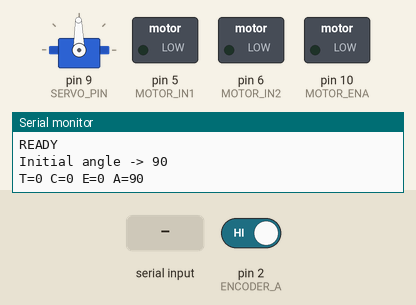
The sketch below on a simulated Arduino Uno, built with avr-gcc and run on an emulated ATmega328P. On the bench: servo, switched loads named in the sketch (green lamp = pin HIGH), the last lines printed to the serial monitor. Wiring (inferred from the names in the program): servo: signal pin 9. Inputs (shaded band) come from the test bench; at power-on: pin 2 (ENCODER_A) HIGH. The board resets itself during the run and starts again; servo pulses on a pin are drawn as a servo (544–2400 µs = 0–180°); pins used as bus, display or sensor lines are not drawn.

Above: at 1.2 s.
1.3 s: "UP\n" received over Serial
At 1.8 s:
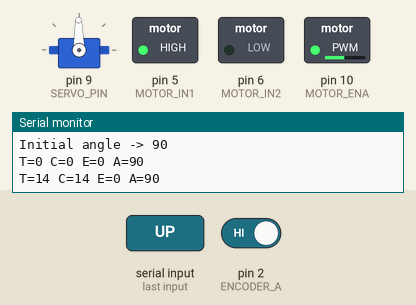
2.8 s: "RESET\n" received over Serial
At 3.2 s:
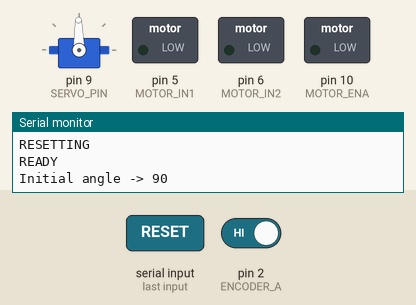
5.0 s: "DOWN\n" received over Serial
At 5.8 s:
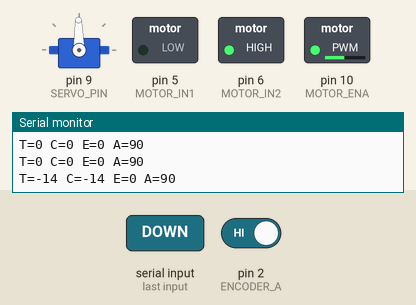
6.5 s: "DOWN\n" received over Serial
At 6.9 s:
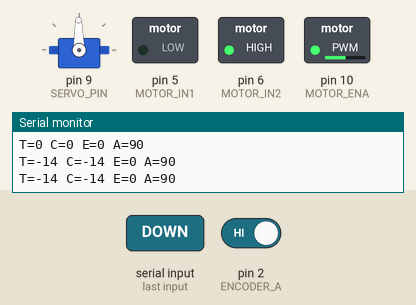
Timing chart, 0 to 26.0 s (numbered marks = the images above; inputs shaded):
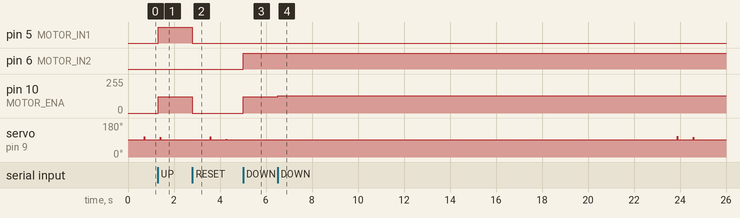

Measured:
- after the input at 1.3 s, pin 5 (MOTOR_IN1): LOW → HIGH at once; pin 10 (MOTOR_ENA): 0/255 → 122/255 at once
- after the input at 2.8 s, pin 5 (MOTOR_IN1): HIGH → LOW at once; pin 10 (MOTOR_ENA): 122/255 → 0/255 at once; servo on pin 9 (SERVO_PIN): 91° → 107° after 0.77 s, → 91° 0.02 s later, → 95° 0.68 s later, → 91° 0.02 s later
- after the input at 5.0 s, pin 6 (MOTOR_IN2): LOW → HIGH at once; pin 10 (MOTOR_ENA): 0/255 → 122/255 at once
- after the input at 6.5 s, pin 10 (MOTOR_ENA): 122/255 → 130/255 at once

The sketch:

Releop.ino
```cpp
#include <avr/wdt.h>

// =========================
// PIN DEFINITIONS
// =========================
const int SERVO_PIN   = 9;

const int MOTOR_IN1   = 5;
const int MOTOR_IN2   = 6;
const int MOTOR_ENA   = 10;

const int ENCODER_A   = 2;
const int ENCODER_B   = 3;

// =========================
// SERVO SETTINGS
// =========================
const int SERVO_CENTER       = 90;
const int SERVO_LEFT_LIMIT   = 60;
const int SERVO_RIGHT_LIMIT  = 120;
const int STEP_DEG           = 5;

// Servo pulse widths in microseconds
const int SERVO_MIN_US       = 1000;
const int SERVO_MAX_US       = 2000;
const unsigned long SERVO_FRAME_US = 20000UL;   // 20 ms

int currentAngle = SERVO_CENTER;
unsigned long lastServoFrameUs = 0;

// =========================
// MOTOR SETTINGS
// =========================
// Set this so UP means physical forward.
// If UP and DOWN are swapped after test, change true <-> false.
const bool FORWARD_IN1_HIGH = true;

const int STEP_CMD           = 14;
const int MAX_CMD            = 255;
const int RAMP_STEP          = 6;
const int RAMP_PERIOD_MS     = 10;
const int MIN_EFFECTIVE_PWM  = 115;
const int STOP_DEADBAND      = 3;

// =========================
// STATE
// =========================
volatile long encoderCount = 0;

int targetCmd = 0;
int currentCmd = 0;

String line = "";

unsigned long lastRampMs = 0;
unsigned long lastReportMs = 0;

// =========================
// ENCODER
// =========================
void encoderISR() {
  int a = digitalRead(ENCODER_A);
  int b = digitalRead(ENCODER_B);

  if (a == b) encoderCount++;
  else        encoderCount--;
}

// =========================
// HELPERS
// =========================
int clampInt(int v, int lo, int hi) {
  if (v < lo) return lo;
  if (v > hi) return hi;
  return v;
}

void stopMotorHard() {
  digitalWrite(MOTOR_IN1, LOW);
  digitalWrite(MOTOR_IN2, LOW);
  analogWrite(MOTOR_ENA, 0);
}

void zeroEncoder() {
  noInterrupts();
  encoderCount = 0;
  interrupts();
}

int angleToPulseUs(int angleDeg) {
  angleDeg = clampInt(angleDeg, 0, 180);
  long pulse = SERVO_MIN_US + ((long)angleDeg * (SERVO_MAX_US - SERVO_MIN_US)) / 180L;
  return (int)pulse;
}

void serviceServo() {
  unsigned long nowUs = micros();

  if (nowUs - lastServoFrameUs >= SERVO_FRAME_US) {
    lastServoFrameUs = nowUs;

    int pulseUs = angleToPulseUs(currentAngle);

    digitalWrite(SERVO_PIN, HIGH);
    delayMicroseconds(pulseUs);
    digitalWrite(SERVO_PIN, LOW);
  }
}

void goCenter() {
  currentAngle = SERVO_CENTER;
}

void stepLeft() {
  currentAngle -= STEP_DEG;
  if (currentAngle < SERVO_LEFT_LIMIT) currentAngle = SERVO_LEFT_LIMIT;
}

void stepRight() {
  currentAngle += STEP_DEG;
  if (currentAngle > SERVO_RIGHT_LIMIT) currentAngle = SERVO_RIGHT_LIMIT;
}

void driveSignedCommand(int signedCmd) {
  int mag = abs(signedCmd);

  if (mag <= STOP_DEADBAND) {
    stopMotorHard();
    return;
  }

  int pwm = MIN_EFFECTIVE_PWM + (long)(255 - MIN_EFFECTIVE_PWM) * mag / 255;
  if (pwm > 255) pwm = 255;

  bool forward = (signedCmd > 0);

  if (FORWARD_IN1_HIGH) {
    if (forward) {
      digitalWrite(MOTOR_IN1, HIGH);
      digitalWrite(MOTOR_IN2, LOW);
    } else {
      digitalWrite(MOTOR_IN1, LOW);
      digitalWrite(MOTOR_IN2, HIGH);
    }
  } else {
    if (forward) {
      digitalWrite(MOTOR_IN1, LOW);
      digitalWrite(MOTOR_IN2, HIGH);
    } else {
      digitalWrite(MOTOR_IN1, HIGH);
      digitalWrite(MOTOR_IN2, LOW);
    }
  }

  analogWrite(MOTOR_ENA, pwm);
}

void serviceRamp() {
  unsigned long now = millis();
  if (now - lastRampMs < RAMP_PERIOD_MS) return;
  lastRampMs = now;

  if (currentCmd < targetCmd) {
    currentCmd += RAMP_STEP;
    if (currentCmd > targetCmd) currentCmd = targetCmd;
  } else if (currentCmd > targetCmd) {
    currentCmd -= RAMP_STEP;
    if (currentCmd < targetCmd) currentCmd = targetCmd;
  }

  driveSignedCommand(currentCmd);
}

void clearAllState() {
  targetCmd = 0;
  currentCmd = 0;
  stopMotorHard();
  zeroEncoder();
}

void softResetArduino() {
  goCenter();
  clearAllState();

  Serial.println("RESETTING");
  Serial.flush();
  delay(50);

  wdt_enable(WDTO_15MS);
  while (true) { }
}

// =========================
// COMMAND HANDLER
// =========================
void handleCommand(String cmd) {
  cmd.trim();

  // Servo logic
  if (cmd == "L") {
    stepLeft();
    Serial.print("Angle -> ");
    Serial.println(currentAngle);
  }
  else if (cmd == "R") {
    stepRight();
    Serial.print("Angle -> ");
    Serial.println(currentAngle);
  }
  else if (cmd == "CENTER") {
    goCenter();
    stopMotorHard();
    Serial.print("Angle -> ");
    Serial.println(currentAngle);
  }

  // Motor logic
  else if (cmd == "UP") {
    targetCmd += STEP_CMD;
    targetCmd = clampInt(targetCmd, -MAX_CMD, MAX_CMD);
  }
  else if (cmd == "DOWN") {
    targetCmd -= STEP_CMD;
    targetCmd = clampInt(targetCmd, -MAX_CMD, MAX_CMD);
  }
  else if (cmd == "CLEAR") {
    clearAllState();
    Serial.println("CLEARED");
  }
  else if (cmd == "ZEROENC") {
    zeroEncoder();
    Serial.println("ENC=0");
  }

  // Shared reset
  else if (cmd == "RESET") {
    softResetArduino();
  }
  else {
    Serial.print("Unknown cmd -> ");
    Serial.println(cmd);
  }
}

// =========================
// SETUP
// =========================
void setup() {
  Serial.begin(115200);

  pinMode(SERVO_PIN, OUTPUT);

  pinMode(MOTOR_IN1, OUTPUT);
  pinMode(MOTOR_IN2, OUTPUT);
  pinMode(MOTOR_ENA, OUTPUT);

  pinMode(ENCODER_A, INPUT_PULLUP);
  pinMode(ENCODER_B, INPUT_PULLUP);

  attachInterrupt(digitalPinToInterrupt(ENCODER_A), encoderISR, CHANGE);

  goCenter();
  clearAllState();

  Serial.println("READY");
  Serial.print("Initial angle -> ");
  Serial.println(currentAngle);
}

// =========================
// LOOP
// =========================
void loop() {
  serviceServo();
  serviceRamp();

  while (Serial.available() > 0) {
    char c = Serial.read();

    if (c == '\n') {
      if (line.length() > 0) {
        handleCommand(line);
      }
      line = "";
    } else {
      line += c;
    }
  }

  if (millis() - lastReportMs >= 700) {
    lastReportMs = millis();

    long enc;
    noInterrupts();
    enc = encoderCount;
    interrupts();

    Serial.print("T=");
    Serial.print(targetCmd);
    Serial.print(" C=");
    Serial.print(currentCmd);
    Serial.print(" E=");
    Serial.print(enc);
    Serial.print(" A=");
    Serial.println(currentAngle);
  }
}
```
